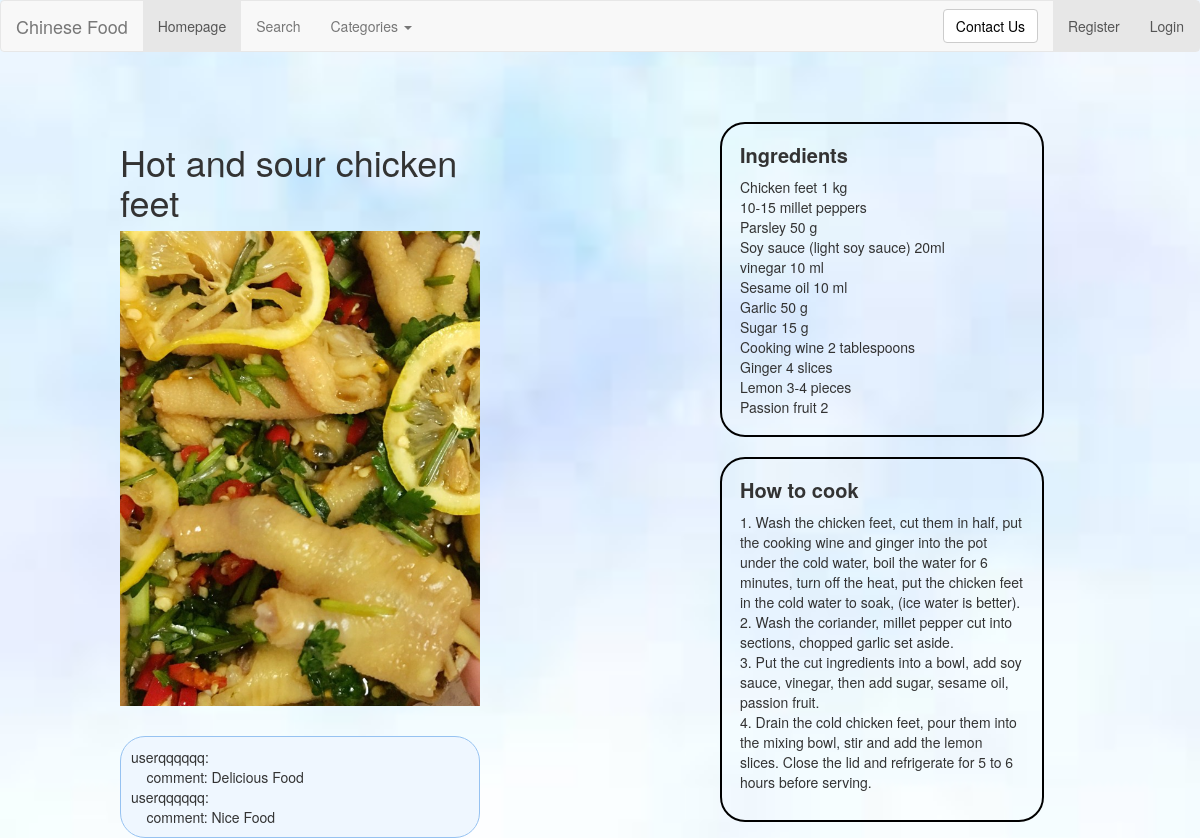
Page /rango/starter2/ on the committed database.
### rango/models.py (models this page shows, shortened)
class UserComment(models.Model):
    username = models.CharField(max_length=64)
    comment = models.CharField(max_length=1028, default='')
    dish = models.CharField(max_length=128, default='')
    islike = models.BooleanField(default=True)

### rango/views.py (the view, shortened to what this page needs)
# urls.py: path('starter2/', views.starter2, name='starter2'),
def starter2(request):
    category_list = Category.objects.order_by('-category')
    d = "starter2"
    d2 = "Hot and sour chicken feet"
    dish = Dish.objects.get(dish=d2)
    form = DishForm()
    info_list = UserComment.objects.filter(dish=d)
    return render(request, "rango/starter2.html", {"info_list": info_list,
                                                   "categories": category_list,
                                                   "form": form,
                                                   "dish": dish, })

### templates/rango/starter2.html (shortened to what this page needs)
{% extends 'rango/base.html' %}
{% load staticfiles %}
{% block image_block %}
<h1>Hot and sour chicken feet</h1>
<img src="{% static 'images/starter2.png' %}" alt="" width="100%" id="pic">
{% endblock %}
{% block ingredients_block%}
Chicken feet 1 kg<br>
10-15 millet peppers<br>
Parsley 50 g<br>
Soy sauce (light soy sauce) 20ml<br>
vinegar 10 ml <br>
Sesame oil 10 ml<br>
Garlic 50 g<br>
Sugar 15 g<br>
Cooking wine 2 tablespoons<br>
Ginger 4 slices <br>
Lemon 3-4 pieces<br>
Passion fruit 2<br>
{% endblock %}
{% block howToCook_block %}
1.	Wash the chicken feet, cut them in half, put the cooking wine and ginger into the pot under the cold water, boil the water for 6 minutes, turn off the heat, put the chicken feet in the cold water to soak, (ice water is better).<br>
2.	Wash the coriander, millet pepper cut into sections, chopped garlic set aside.<br>
3.	Put the cut ingredients into a bowl, add soy sauce, vinegar, then add sugar, sesame oil, passion fruit.<br>
4.	Drain the cold chicken feet, pour them into the mixing bowl, stir and add the lemon slices. Close the lid and refrigerate for 5 to 6 hours before serving.<br>
{% endblock %}

### templates/rango/base.html (shortened to what this page needs)
<!DOCTYPE html>
{% load staticfiles %}
<html>
<head>
	<link rel="stylesheet" href="https://cdn.staticfile.org/twitter-bootstrap/3.3.7/css/bootstrap.min.css">
    <link rel="stylesheet" href="{% static 'css/dish.css' %}">
</head>
<body>
<nav class="navbar navbar-default" role="navigation">
    <div class="container-fluid">
    <div class="navbar-header">
        <a class="navbar-brand" href="/rango/">Chinese Food</a>
    </div>
    <div>
        <ul class="nav navbar-nav navbar-left">
            <li class="active"><a href="/rango/">Homepage</a></li>
            <li><a href="{% url 'rango:test' %}">Search</a></li>
            <li class="dropdown">
                <a href="#" class="dropdown-toggle" data-toggle="dropdown">
                    Categories
                    <b class="caret"></b>
                </a>
            </li>
        </ul>
        <ul class="nav navbar-nav navbar-right">
            {% if user.is_authenticated %}
            <a href="{% url 'rango:userInfor' %}"> hi {{ user.username }}!</a>
            <li class="active">
                <a class="a2" href=" {% url 'auth_logout' %}?next=/rango/">Logout</a>
            </li>
        {% else %}
            <li class="active">
                <a class="a2" href="{% url 'registration_register' %}">Register</a>
            </li>
            <li class="active">
                 <a class="a2" href="{% url 'auth_login' %}">Login</a>
            </li>
        {% endif %}
        </ul>
        <form class="navbar-form navbar-right" role="search">
            <button type="submit" class="btn btn-default">
                <a href="mailto:2471083j@student.gla.ac.uk
                        subject=About Django Project">
                        Contact Us</a>
            </button>
        </form>
    </div>
    </div>
</nav>
<div class="main w1000">
    <div class="main_l f">
        <div class="slide" id="box">
            <div class="banner">
                {% block image_block %}{% endblock %}
            </div>
        </div>
        <div class="add">
            <div>
                {% for i in info_list %}
                    user{{ i.username }}: <br>
                    &nbsp&nbsp&nbsp&nbspcomment: {{ i.comment }} <br>
                {% endfor %}
            </div>
        </div>
    </div>
    <div class="main_r r">
        <div class="ing">
            <p>Ingredients</p>
            {% block ingredients_block %}{% endblock %}
        </div>
        <div class="how">
            <p>How to cook</p>
            <div>
                {% block howToCook_block %}{% endblock %}
            </div>
        </div>
    </div>
</div>
</body>
</html>

### static/css/dish.css (style rules this page uses)
* { margin: 0; padding: 0; }
button, input { outline: none; }
body { background-color: #F8F8F5 }
.w1000 { width: 1000px; margin: 0 auto; }
.f { float: left; }
.r { float: right; }
.main { margin-top: 50px; height: 500px; }
.slide { position: relative; }
.main_l, .main_r { padding: 2%; height: 90%; width: 40%; }
li { list-style: none; }
.add { margin-top: 30px; padding: 10px; height: auto; border-radius: 25px; border:1px solid #96c2f1; background:#eff7ff }
a { color: black; text-decoration: none; }
.ing, .how { width: 90%; padding: 5%; height: auto; border-radius: 25px; border: 2px solid black; }
.how { margin-top: 20px; }
.ing > p:nth-child(1), .how > p:nth-child(1) { display: block; margin-bottom: 10px; font-size: 20px; font-weight: bold; }
.ing p, .how p { line-height: 25px; }
.how div { width: 100%; height: auto; margin-bottom: 10px; }
body { background-image:url('../images/background.jpg'); background-color: transparent; background-position: center center; background-repeat: no-repeat; background-attachment: fixed; background-size: cover; }

### rows in the picture
UserComment: username "qqqqqq", comment "Delicious Food"
UserComment: username "qqqqqq", comment "Nice Food"
